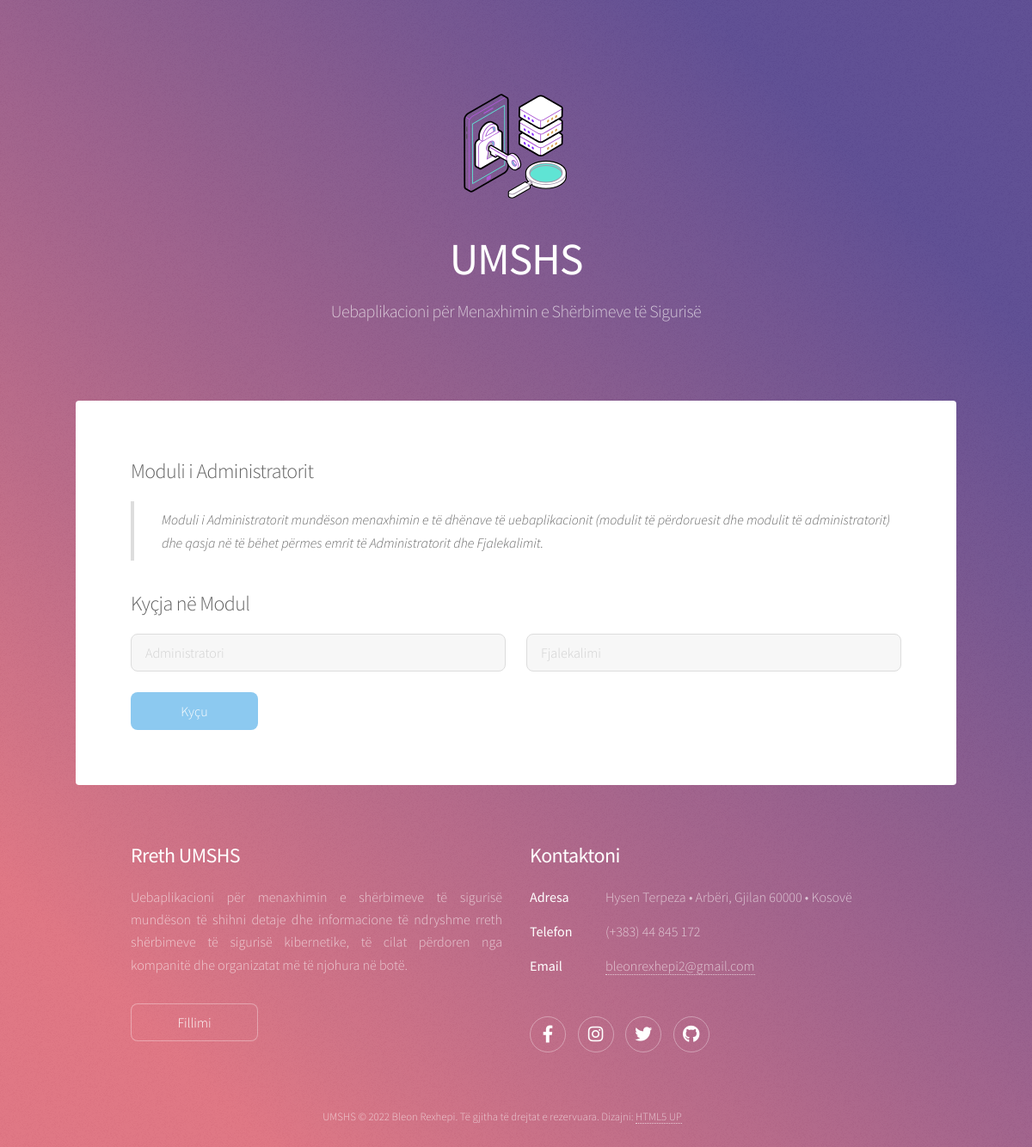
/ModuliAdministratorit/index.php, run on the app's committed database.
### tables this page shows
CREATE TABLE `umshs_tedhenat` (
  `ID_tedhenat` int(11) NOT NULL,
  `Shenimi` varchar(200) NOT NULL,
  `Pershkrimi` varchar(10000) NOT NULL,
  `Fajlli` varchar(255) NOT NULL,
  `Pamja_faqes` varchar(50) NOT NULL
);

### ModuliAdministratorit/fundi_faqes.php (the view, shortened to what this page needs)
<footer id="footer">
	<section>
		<?php
            $rezultati = mysqli_query($lidhe15, "CALL umshs_fundi_pershkrimi");
			while ($rreshti = mysqli_fetch_assoc($rezultati))
			{
				extract($rreshti);
				?>
					<h2><b><?php echo $Shenimi; ?></b></h2>
					<?php echo $Pershkrimi; ?>
				<?php
			}
		?>
	</section>
	<section>
        <h2><b>Kontaktoni</b></h2>
		<dl class="alt">
			<?php
            	$rezultati = mysqli_query($lidhe16, "CALL umshs_fundi_tedhenat");
				while ($rreshti = mysqli_fetch_assoc($rezultati))
				{
					extract($rreshti);
					?>
						<?php echo $Pershkrimi; ?>
					<?php
				}
			?>
		</dl>
		<ul class="icons">
			<?php
            	$rezultati = mysqli_query($lidhe17, "CALL umshs_fundi_rrjetetsociale");
				while ($rreshti = mysqli_fetch_assoc($rezultati))
				{
					extract($rreshti);
					?>
						<?php echo $Pershkrimi; ?>
					<?php
				}
			?>
		</ul>
	</section>
	<p class="copyright">
		<?php
            $rezultati = mysqli_query($lidhe18, "CALL umshs_fundi_tedrejtatautoriale");
			while ($rreshti = mysqli_fetch_assoc($rezultati))
			{
				extract($rreshti);
				?>
					<?php echo $Pershkrimi; ?>
				<?php
			}
		?>
	</p>
</footer>

### ModuliAdministratorit/fillimi_faqes.php (shortened to what this page needs)
<?php
	$rezultati = mysqli_query($lidhe19, "CALL umshs_fillimi_faqes");
	while ($rreshti = mysqli_fetch_assoc($rezultati))
	{
		extract($rreshti);
		?>
			<header id="header" class="alt">
				<span class="logo"><img src="<?php echo $Fajlli; ?>" alt="" /></span>
				<h1><b><?php echo $Shenimi; ?></b></h1>
				<p><?php echo $Pershkrimi; ?></p>
			</header>
		<?php
	}
?>

### data on the page
umshs_tedhenat: Fajlli (picture), Shenimi "UMSHS", Pershkrimi "Uebaplikacioni për Menaxhimin e Shërbimeve të Sigurisë"
umshs_tedhenat: Shenimi "Rreth UMSHS", Pershkrimi "Uebaplikacioni për menaxhimin e shërbimeve të sigurisë mundëson të shihni detaje dhe informacione të ndryshme rreth shërbimeve të sigurisë kibernetike, të cilat përdoren nga kompanitë dhe organizatat më të njohura në botë. Fillimi"
umshs_tedhenat: Pershkrimi "Adresa Hysen Terpeza • Arbëri, Gjilan 60000 • Kosovë Telefon (+383) 44 845 172 Email bleonrexhepi2@gmail.com"
umshs_tedhenat: Pershkrimi "UMSHS © 2022 Bleon Rexhepi. Të gjitha të drejtat e rezervuara. Dizajni: HTML5 UP"
